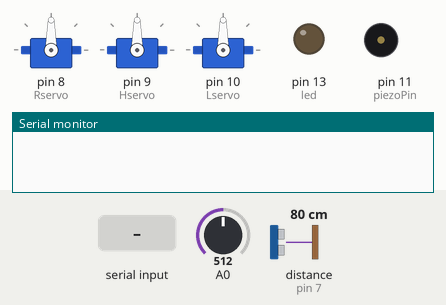
Recording of a sketch running on a simulated Arduino Uno, built with avr-gcc and run on an emulated ATmega328P. Parts: 3 × servo, output pins drawn as LEDs (lit = HIGH), buzzer (waves = sounding), the last lines printed to the serial monitor. The inputs (shaded band) are chosen by the test bench; at power-on: distance to the obstacle (sensor on pin 7) 80 cm, A0 = 512. The echo pulse lasts 58.3 µs per cm; pins used as bus, display or sensor lines are not drawn.

Above: at 3.8 s.
3.9 s: distance to the obstacle (sensor on pin 7) set to 12 cm
10.3 s: distance to the obstacle (sensor on pin 7) set to 9 cm
At 16.5 s:
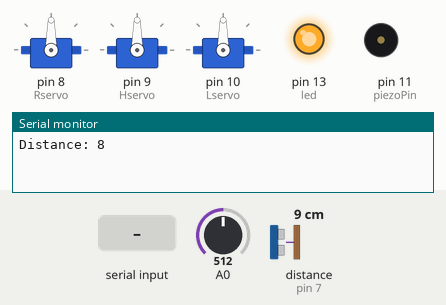
17.2 s: "left\n" received over Serial
At 19.1 s:
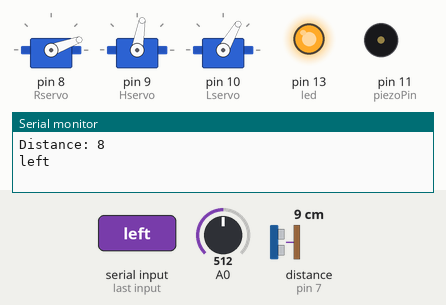
23.2 s: "right\n" received over Serial
At 25.5 s:
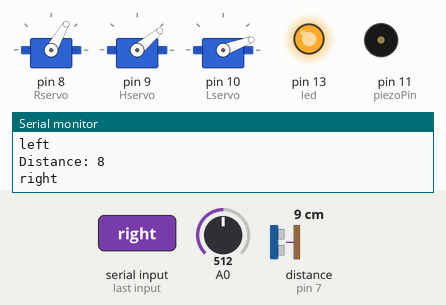
29.3 s: distance to the obstacle (sensor on pin 7) set to 18 cm
At 33.7 s:
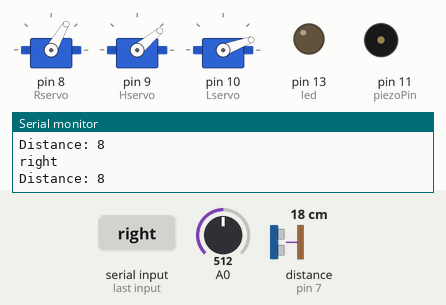
34.8 s: "left\n" received over Serial
At 36.9 s:
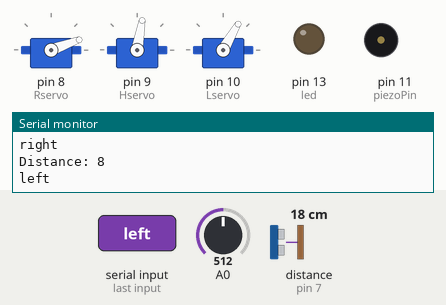
Timing chart, 0 to 38.4 s (numbered marks = the images above; inputs shaded):
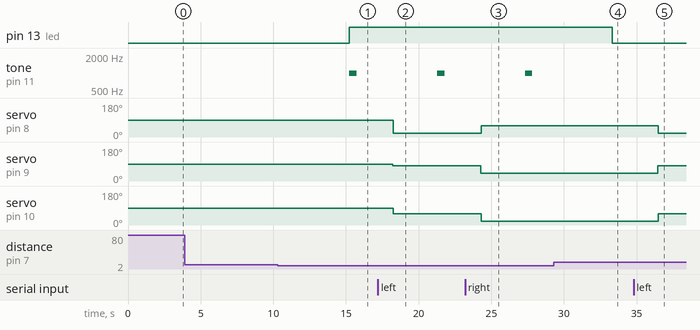

Measured:
- the behaviour switches between 11 and 10 cm on distance to the obstacle (sensor on pin 7) (found by bisection; images 0 and 1)
- after the input at 3.9 s, every drawn part: stays the same
- after the input at 10.3 s, pin 13 (led): LOW → HIGH after 4.9 s; tone on pin 11 (piezoPin): silent → 1000 Hz after 4.9 s, → silent 0.50 s later
- after the input at 17.2 s, servo on pin 8 (Rservo): 90° → 20° after 1.1 s; servo on pin 9 (Hservo): 90° → 80° after 1.0 s; servo on pin 10 (Lservo): 90° → 60° after 1.1 s
- after the input at 23.2 s, servo on pin 8 (Rservo): 20° → 60° after 1.1 s; servo on pin 9 (Hservo): 80° → 40° after 1.1 s; servo on pin 10 (Lservo): 60° → 20° after 1.1 s
- after the input at 29.3 s, pin 13 (led): HIGH → LOW after 4.0 s; tone on pin 11 (piezoPin): stays silent (without the input it goes to 1000 Hz after 4.0 s)
- after the input at 34.8 s, servo on pin 8 (Rservo): 60° → 20° after 1.7 s; servo on pin 9 (Hservo): 40° → 80° after 1.6 s; servo on pin 10 (Lservo): 20° → 60° after 1.7 s

The sketch:

Bluetooth_module.ino
```cpp
#include <Servo.h>

Servo Hservo,Rservo,Lservo;  // create servo object to control a servo

// defines pins numbers
const int trigPin = 6;
const int echoPin = 7;
int piezoPin = 11;
int led = 13;
const int temperaturePin = 0;

// defines variables
long duration;
int distance,val;


void setup() {

pinMode(trigPin, OUTPUT); // Sets the trigPin as an Output
pinMode(echoPin, INPUT); // Sets the echoPin as an Input
pinMode(led, OUTPUT);

Serial.begin(9600); // Starts the serial communication

  Rservo.attach(8); // right arm servo
  Hservo.attach(9); // head servo
  Lservo.attach(10);  // left arm servo
}
void loop() {

   float voltage, degreesC;
   voltage = getVoltage(temperaturePin);
   degreesC = (voltage - 0.5) * 100.0;

    // Clears the trigPin
    digitalWrite(trigPin, LOW);
    delayMicroseconds(3000000);
    // Sets the trigPin on HIGH state for 3000000 micro seconds
    digitalWrite(trigPin, HIGH);
    delayMicroseconds(3000000);
    digitalWrite(trigPin, LOW);
    // Reads the echoPin, returns the sound wave travel time in microseconds
    duration = pulseIn(echoPin, HIGH);
    // Calculating the distance
    distance= duration*0.034/2;

    delay(3000);

    if (distance < 10) //
    {
      // Prints the distance on the Serial Monitor
      Serial.print("Distance: ");
      Serial.println(distance); // print the currnet distance on serial port
      tone(piezoPin, 1000, 500);  // this will alarm the sound every time distance
      digitalWrite(led, HIGH);
      delay(3000); // wait 3 1second
    }
    else
    {
      noTone(piezoPin);
      digitalWrite(led, LOW);
      delay(50);
    }


   if(Serial.available())
   {
     String value = Serial.readStringUntil('\n'); // read the string from serial window
     Serial.println(value);
     if(value == "left")
     {
        Hservo.write(80);   // moving the head little left
        delay(15);
        Lservo.write(60);   // left arm up
        delay(15);
        Rservo.write(20);   // right arm down
        delay(15);
     }
     else if(value == "right")
     {
        Hservo.write(40);   // moving the head little right
        delay(15);
        Lservo.write(20);   // left arm down
        delay(15);
        Rservo.write(60);  // right arm up
        delay(15);
     }
     else if(value == "temp")
     {
       Serial.print("voltage: "); // print temperature
       Serial.print(voltage);
       Serial.print("  deg C: ");
     }
   }
}

float getVoltage(int pin)
{
  // point value, which is the true voltage on that pin (0 to 5V).
  return (analogRead(pin) * 0.004882814);
}
```
